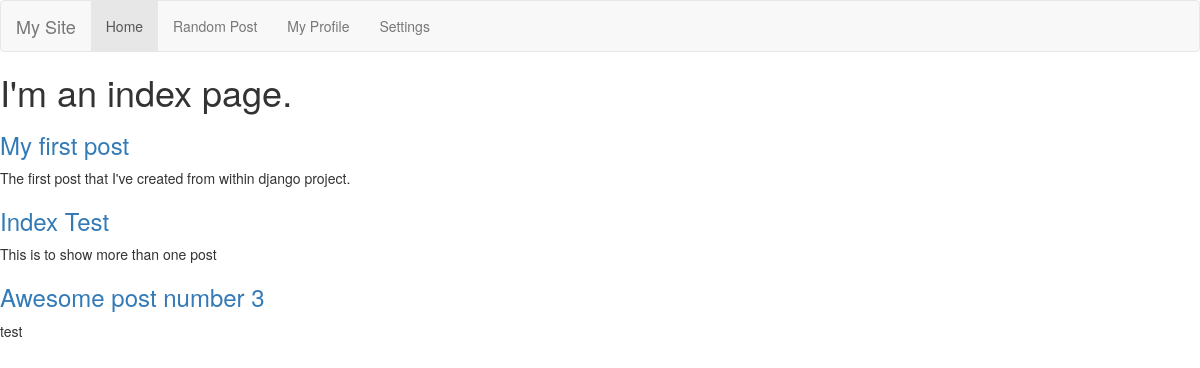
The page / on the database its author committed.
### blog/models.py (models this page shows, shortened)
class Post(models.Model):
    title = models.CharField(max_length=255)
    slug = models.SlugField(max_length=255, unique=True)
    summary = models.CharField(max_length=300)
    content = models.TextField()
    published = models.BooleanField(default=True)
    created = models.DateField(auto_now_add=True)
    class Meta:
        ordering = ['-created']

### blog/views.py (the view)
# urls.py: url(r'^$', blog_views.index),
def index(request):
    posts = Post.objects.all()
    return render(request, 'index.html', {'posts': posts})

### blog/templates/index.html
{% extends 'base.html' %}
{% block content%}
    <h1>I'm an index page.</h1>
    {% for post in posts %}
        <div>
            <h3><a href="/post/{{ post.slug }}">{{ post.title }}</a></h3>
            <p>{{ post.summary }}</p>
        </div>
    {% endfor %}
{% endblock %}

### blog/templates/base.html (shortened to what this page needs)
<!DOCTYPE html>
<html lang="en">
<head>
    {% load bootstrap3 %}
    {% bootstrap_css %}
</head>
<body>
    <nav class="navbar navbar-default">
      <div class="container-fluid">
        <div class="navbar-header">
          <a class="navbar-brand" href="#">My Site</a>
        </div>
        <div class="collapse navbar-collapse" id="bs-example-navbar-collapse-1">
          <ul class="nav navbar-nav">
            <li class="active"><a href="/">Home</a></li>
            <li><a href="#">Random Post</a></li>
              <li><a href="#">My Profile</a></li>
              <li><a href="#">Settings</a></li>
          </ul>
        </div>
      </div>
</nav>
    <div id="content">
        {% block content %}{% endblock %}
    </div>
</body>
</html>

### rows shown on the page
Post: title "My first post", summary "The first post that I've created from within django project."
Post: title "Index Test", summary "This is to show more than one post"
Post: title "Awesome post number 3", summary "test"
